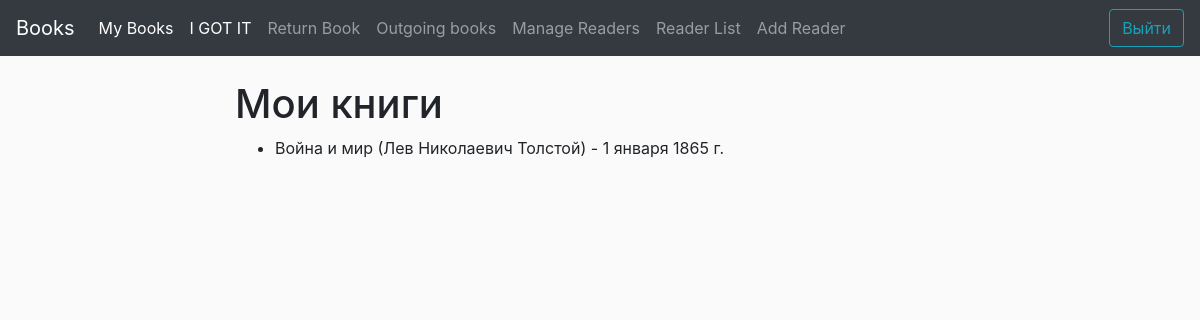
Screenshot of /my_books/ (signed in) with the database file from the repository.
### station/models.py (models this page shows)
class Book(models.Model):
    title = models.CharField('Название книги', max_length=100, default='Без названия', unique=True)
    text = models.TextField('Описание книги', default='Без описания')
    date = models.DateField('Дата выхода')
    author = models.CharField('Автор',max_length=150, default='Имя автора неизвестно')
    status_choices = [
        ('available', 'Доступна'),
        ('checked_out', 'На руках'),
    ]
    status = models.CharField(max_length=20, choices=status_choices, default='available')
    class Meta:
        verbose_name = 'Book'
        verbose_name_plural = 'Books'

### station/views.py (the view)
# urls.py: path('my_books/', views.my_books, name='my_books'),
@login_required
def my_books(request):
    try:
        reader = Reader.objects.get(user=request.user)
        borrowed_books = reader.borrowed_books.all()
        return render(request, 'station/my_books.html', {'borrowed_books': borrowed_books})
    except Reader.DoesNotExist:
        return HttpResponse('У вас нет связанной записи Reader. Создайте свою учетную запись Reader.')

### station/templates/station/my_books.html (shortened to what this page needs)
{% extends 'station/base.html' %}
{% block content %}
    <h1>Мои книги</h1>
    <ul>
        {% for book in borrowed_books %}
            <li>{{ book.title }} ({{ book.author }}) - {{ book.date }}
        {% empty %}
            <li>У вас нет взятых книг.
        {% endfor %}
    </ul>
{% endblock %}

### station/static/station/main.css (style rules this page uses)
body { background: #fafafa; }

### rows the page displays
Book: title "Война и мир", author "Лев Николаевич Толстой", date "1 января 1865 г."
